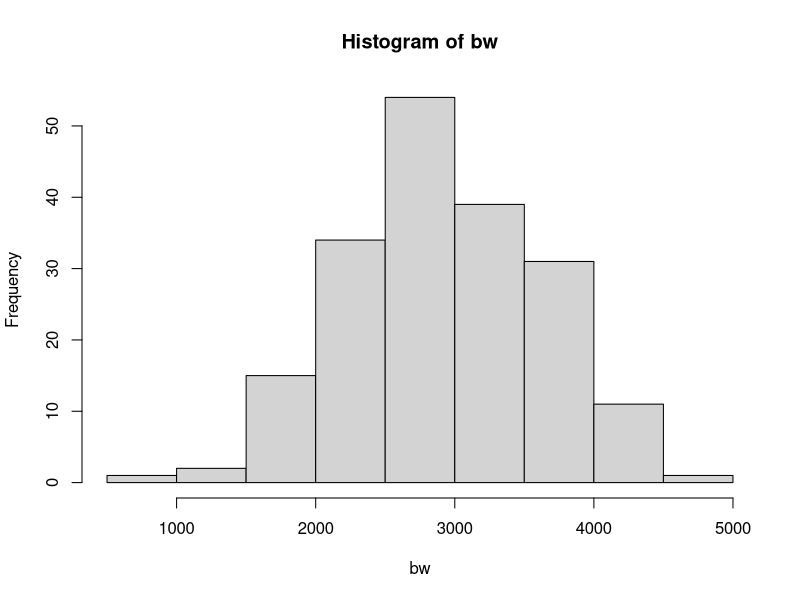
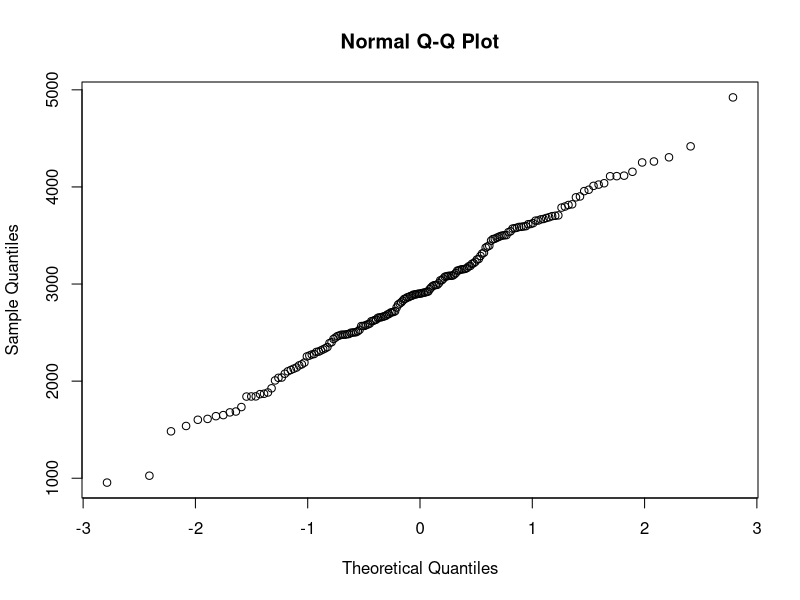
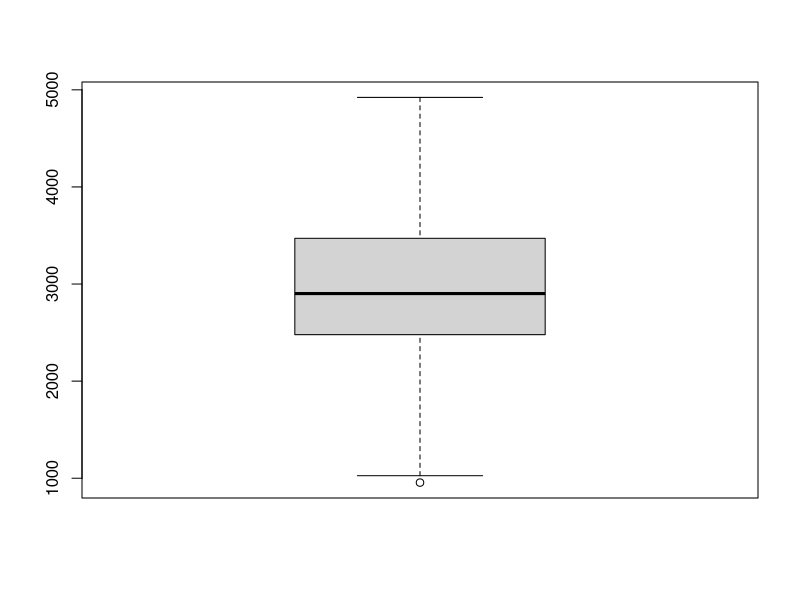
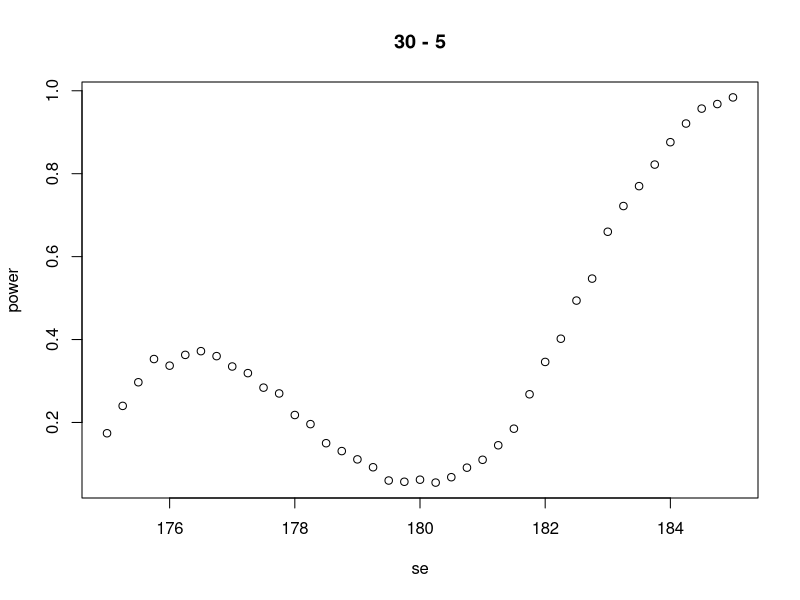
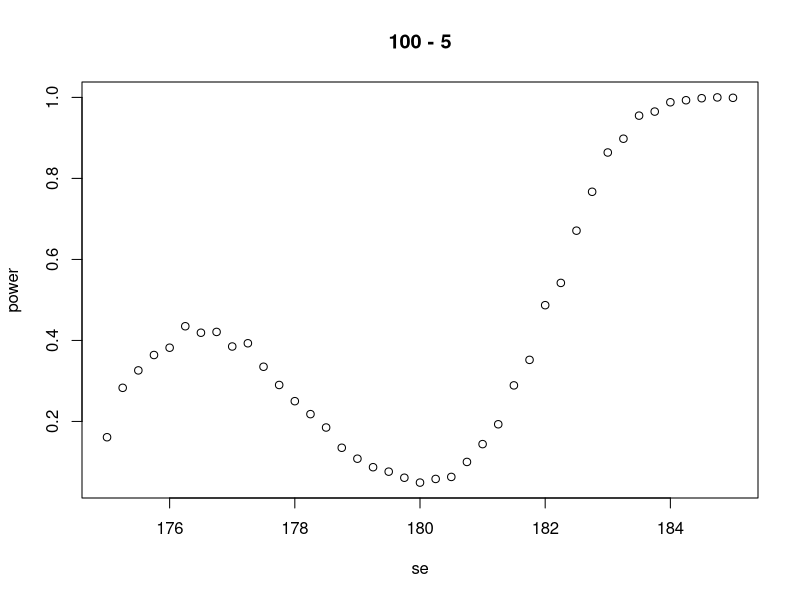
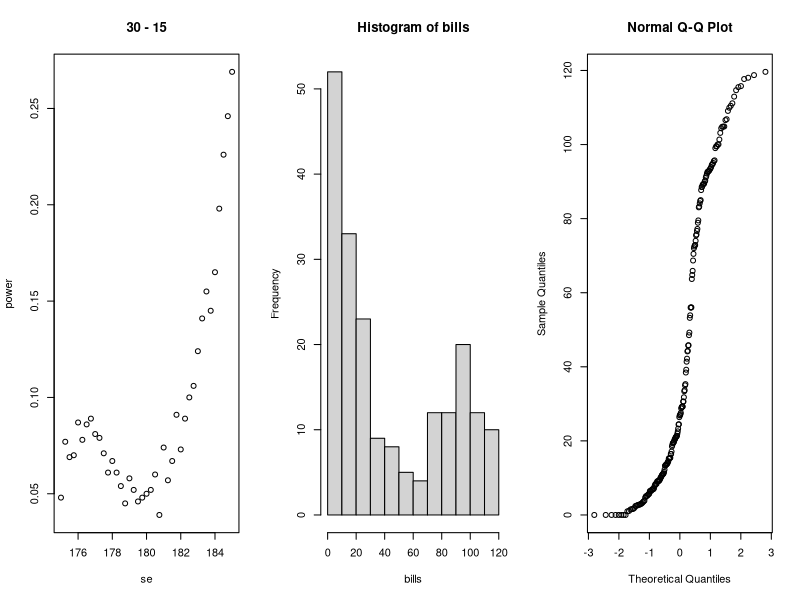
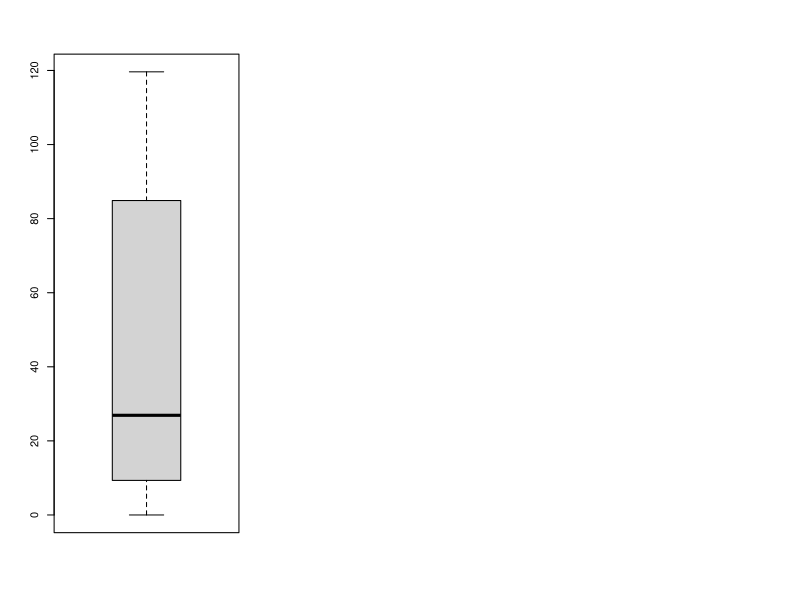

These charts were generated, in order, by the following R code: (Note: this script raises an error after producing the figures.)
library(tidyverse)
library(rstudioapi) 

##################################### Exercise 1 #####################################
#setwd("C:/Users/KGulp/oneDrive/Documenten/Computational Science/Experimental design and data analysis/R_data")
setwd(dirname(getActiveDocumentContext()$path))
getwd()
data=read.table(file="data/birthweight.txt",header=TRUE)

bw = data$birthweight
hist(bw)
qqnorm(bw)
boxplot(bw)
shapiro.test(bw)
m = mean(bw)
s = sd(bw)
n = length(bw)
error = qnorm(0.95)*s/sqrt(n)
error
ci = c(m-error, m+error)
ci

m_2800 = numeric(length(bw))

for (i in 1:length(bw)){m_2800[i] = 2800}
m_2800
t.test(bw,m_2800, alternative = "greater", conf.level = 0.95)
#################################### Exercise 2 #######################################

###################################2a############################################
n = 30
m = 30
mu = 180
nu = 175
sd = 5
x = rnorm(n,mu,sd)
y = rnorm(n,nu,sd)

t.test(x, y)

p = numeric(1000)

se = seq(175,185,by=0.25)
power = numeric(length(se))



for (n in  1:length(se)){
  for (i in 1:1000){
    nu = se[n]
    x=rnorm(n,mu,sd); y=rnorm(m,nu,sd)
    p[i] = t.test(x,y,var.equal=TRUE)[[3]]
  }
  power[n] = mean(p<0.05)
}
p

length(power)
length(se)
plot(se,power, main="30 - 5")

########################################## 2b ###############################
n = 100
m = 100
mu = 180
nu = 175
sd = 5
x = rnorm(n,mu,sd)
y = rnorm(n,nu,sd)

t.test(x, y)

p = numeric(1000)

se = seq(175,185,by=0.25)
power = numeric(length(se))
help(seq)


for (n in  1:length(se)){
  for (i in 1:1000){
    nu = se[n]
    x=rnorm(n,mu,sd); y=rnorm(m,nu,sd)
    p[i] = t.test(x,y,var.equal=TRUE)[[3]]
  }
  power[n] = mean(p<0.05)
}
p

length(power)
length(se)
plot(se,power, main = "100 - 5")

############################### 2c ################################
par(mfrow=c(1,3))
########################################## 2b ###############################
n = 30
m = 30
mu = 180
nu = 175
sd = 15
x = rnorm(n,mu,sd)
y = rnorm(n,nu,sd)

t.test(x, y)

p = numeric(1000)

se = seq(175,185,by=0.25)
power = numeric(length(se))


# We  now  study  thep-value  and  thepower functionof  thet-test.   The  power  function  gives,  for  everygiven set of parameters (n,m,??,??,sd), the probability that thet-test rejects the null hypothesis. 
for (n in  1:length(se)){
  for (i in 1:1000){
    nu = se[n]
    x=rnorm(n,mu,sd); y=rnorm(m,nu,sd)
    p[i] = t.test(x,y,var.equal=TRUE)[[3]]
  }
  power[n] = mean(p<0.05)
}
p

length(power)
length(se)
plot(se,power, main = "30 - 15")

######################## exercise 3 #############################################

data=read.table(file="telephone.txt",header=TRUE)
data
bills = data$Bills
bills
hist(bills)
qqnorm(bills)
boxplot(bills)

hist(data, probability = T)
